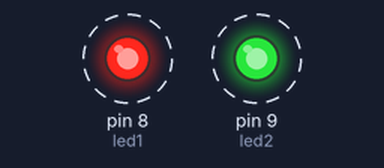
Simulated run of this sketch. Board: Arduino Uno, built with avr-gcc and run on an emulated ATmega328P. Parts: output pins drawn as LEDs (lit = HIGH). Dashed ring = blinking. What the sketch prints to the serial monitor is not drawn.

Above: at 0.3 s.
Timing chart, 0 to 3.1 s (numbered marks = the images above):
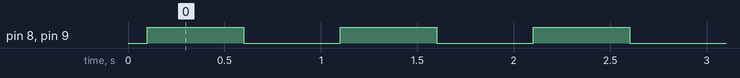

The sketch:

led_senkron_kontrol.ino
```cpp
int led1 = 8;
int led2 = 9;

void setup() {
  Serial.begin(9600);
  delay(100); // Bazı durumlarda gerekli
  Serial.println("GITHUB TEST");
  pinMode(led1, OUTPUT);
  pinMode(led2, OUTPUT);
}

void loop() {
  digitalWrite(led1, HIGH);
  digitalWrite(led2, HIGH);
  delay(500); // 0.5 saniye açık

  digitalWrite(led1, LOW);
  digitalWrite(led2, LOW);
  delay(500); // 0.5 saniye kapalı
}
```

Measured:
- by itself, pin 8 (led1), pin 9 (led2): alternates HIGH for 0.50 s and LOW for 0.50 s
